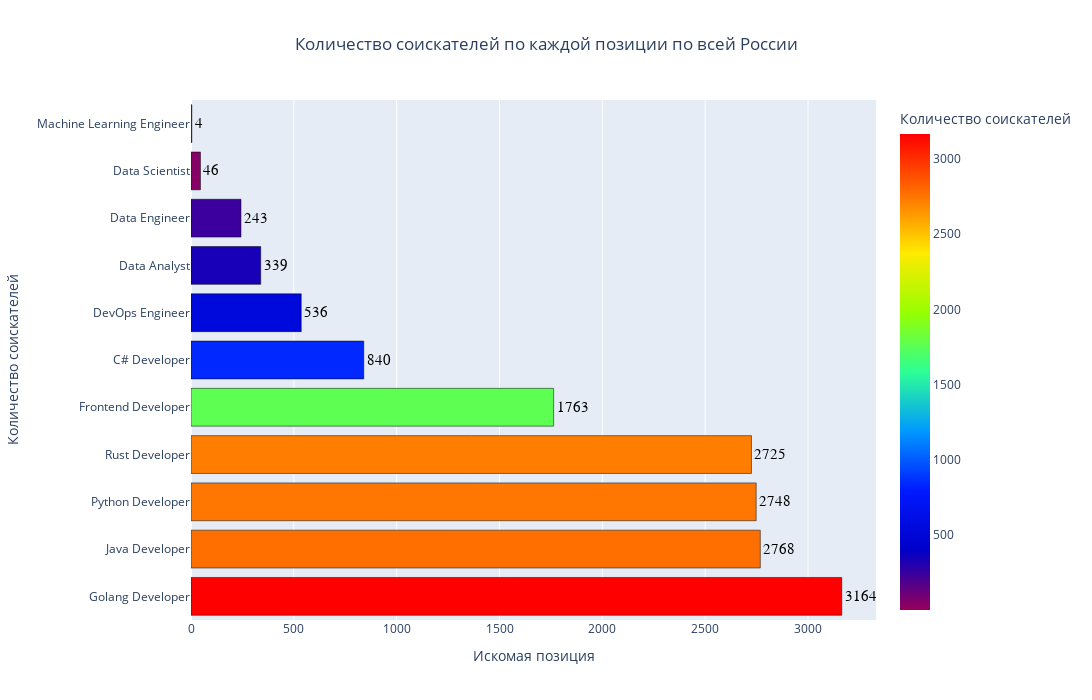

Source (notebook cell):
### Code cell
fig = px.bar(category_counts,
             x="Количество соискателей", 
             y="Искомая позиция", 
             title="Количество соискателей по каждой позиции по всей России",
             labels={"ЗП": "Заработная плата", "Искомая позиция": "Искомая позиция"},
             text="Количество соискателей",
             height=700,
             width=1200,
             color="Количество соискателей",
             color_continuous_scale="rainbow"
             )

fig.update_layout(
    xaxis_title="Искомая позиция",
    yaxis_title="Количество соискателей",
    title_x=0.5 ,
)

fig.update_traces(textposition="outside",
                  textfont=dict(
                      size=15,
                      color="black",
                      family="Arial"
                      ))

fig.update_traces(marker=dict(line=dict(width=0.5, color='black')))

fig.show()

### Figure 1 — Plotly figure (JSON) as saved in the notebook; plotly's stock layout.template omitted (floating-point values rounded to 4 significant figures)
{"data": [{"alignmentgroup": "True", "hovertemplate": "Количество соискателей=%{marker.color}<br>Искомая позиция=%{y}<extra></extra>", "legendgroup": "", "marker": {"color": [3164, 2768, 2748, 2725, 1763, 840, 536, 339, 243, 46, 4], "coloraxis": "coloraxis", "line": {"color": "black", "width": 0.5}, "pattern": {"shape": ""}}, "name": "", "offsetgroup": "", "orientation": "h", "showlegend": false, "text": [3164, 2768, 2748, 2725, 1763, 840, 536, 339, 243, 46, 4], "textfont": {"color": "black", "family": "Arial", "size": 15}, "textposition": "outside", "type": "bar", "x": [3164, 2768, 2748, 2725, 1763, 840, 536, 339, 243, 46, 4], "xaxis": "x", "y": ["Golang Developer", "Java Developer", "Python Developer", "Rust Developer", "Frontend Developer", "C# Developer", "DevOps Engineer", "Data Analyst", "Data Engineer", "Data Scientist", "Machine Learning Engineer"], "yaxis": "y"}], "layout": {"barmode": "relative", "coloraxis": {"colorbar": {"title": {"text": "Количество соискателей"}}, "colorscale": [[0, "rgb(150,0,90)"], [0.125, "rgb(0,0,200)"], [0.25, "rgb(0,25,255)"], [0.375, "rgb(0,152,255)"], [0.5, "rgb(44,255,150)"], [0.625, "rgb(151,255,0)"], [0.75, "rgb(255,234,0)"], [0.875, "rgb(255,111,0)"], [1, "rgb(255,0,0)"]]}, "height": 700, "legend": {"tracegroupgap": 0}, "title": {"text": "Количество соискателей по каждой позиции по всей России", "x": 0.5}, "width": 1200, "xaxis": {"anchor": "y", "domain": [0, 1], "title": {"text": "Искомая позиция"}}, "yaxis": {"anchor": "x", "domain": [0, 1], "title": {"text": "Количество соискателей"}}}}
